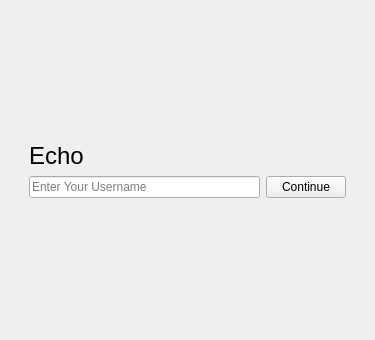
<?xml version="1.0" encoding="UTF-8"?>
<ui version="4.0">
 <class>StartWindow</class>
 <widget class="QMainWindow" name="StartWindow">
  <property name="geometry">
   <rect>
    <x>0</x>
    <y>0</y>
    <width>375</width>
    <height>340</height>
   </rect>
  </property>
  <property name="windowTitle">
   <string>Welcome To Echo</string>
  </property>
  <widget class="QWidget" name="centralwidget">
   <layout class="QVBoxLayout" name="verticalLayout_2">
    <item>
     <spacer name="verticalSpacer_2">
      <property name="orientation">
       <enum>Qt::Vertical</enum>
      </property>
      <property name="sizeHint" stdset="0">
       <size>
        <width>20</width>
        <height>40</height>
       </size>
      </property>
     </spacer>
    </item>
    <item>
     <layout class="QVBoxLayout" name="verticalLayout">
      <property name="leftMargin">
       <number>20</number>
      </property>
      <property name="rightMargin">
       <number>20</number>
      </property>
      <item>
       <widget class="QLabel" name="echoLabel">
        <property name="font">
         <font>
          <pointsize>18</pointsize>
         </font>
        </property>
        <property name="text">
         <string>Echo</string>
        </property>
       </widget>
      </item>
      <item>
       <layout class="QHBoxLayout" name="horizontalLayout">
        <item>
         <widget class="QLineEdit" name="usernameEdit">
          <property name="text">
           <string/>
          </property>
          <property name="placeholderText">
           <string>Enter Your Username</string>
          </property>
         </widget>
        </item>
        <item>
         <widget class="QPushButton" name="continueButton">
          <property name="text">
           <string>Continue</string>
          </property>
         </widget>
        </item>
       </layout>
      </item>
     </layout>
    </item>
    <item>
     <spacer name="verticalSpacer">
      <property name="orientation">
       <enum>Qt::Vertical</enum>
      </property>
      <property name="sizeHint" stdset="0">
       <size>
        <width>20</width>
        <height>40</height>
       </size>
      </property>
     </spacer>
    </item>
   </layout>
  </widget>
 </widget>
 <resources/>
 <connections/>
</ui>
